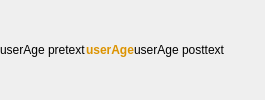
        <widget class="QWidget" name="userAgeWidget" native="true">
         <layout class="QGridLayout" name="gridLayout_3">
          <property name="leftMargin">
           <number>0</number>
          </property>
          <property name="topMargin">
           <number>0</number>
          </property>
          <property name="rightMargin">
           <number>0</number>
          </property>
          <property name="bottomMargin">
           <number>0</number>
          </property>
          <property name="spacing">
           <number>0</number>
          </property>
          <item row="0" column="0">
           <widget class="QLabel" name="userAgePretext">
            <property name="text">
             <string>userAge pretext</string>
            </property>
           </widget>
          </item>
          <item row="0" column="1">
           <widget class="QLabel" name="userAge">
            <property name="font">
             <font>
              <weight>75</weight>
              <bold>true</bold>
             </font>
            </property>
            <property name="styleSheet">
             <string notr="true">color: rgb(220, 147, 0);</string>
            </property>
            <property name="text">
             <string>userAge</string>
            </property>
           </widget>
          </item>
          <item row="0" column="2">
           <widget class="QLabel" name="userAgePosttext">
            <property name="text">
             <string>userAge posttext</string>
            </property>
           </widget>
          </item>
          <item row="0" column="3">
           <spacer name="horizontalSpacer_4">
            <property name="orientation">
             <enum>Qt::Horizontal</enum>
            </property>
            <property name="sizeHint" stdset="0">
             <size>
              <width>40</width>
              <height>20</height>
             </size>
            </property>
           </spacer>
          </item>
         </layout>
        </widget>
